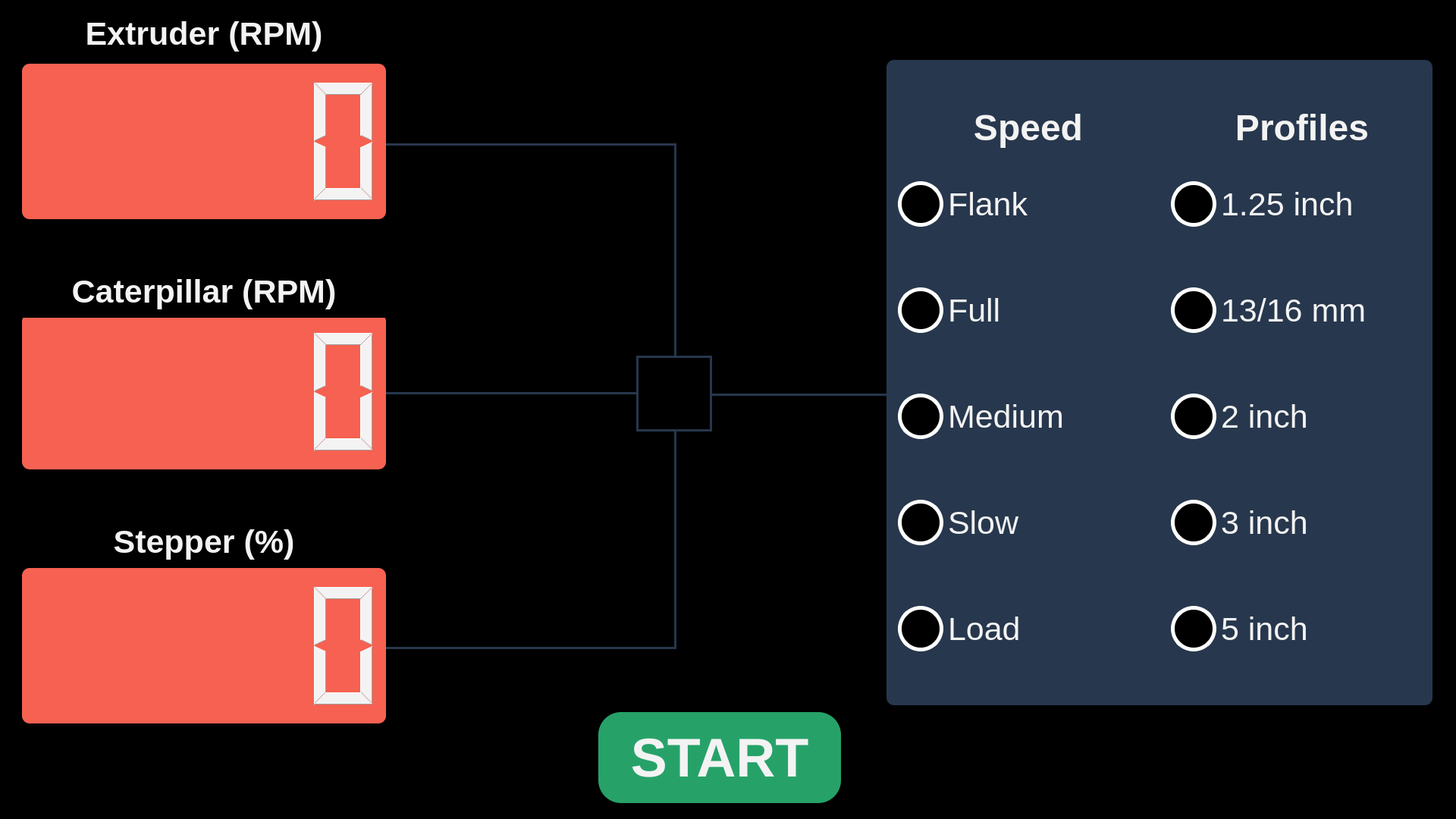
<?xml version="1.0" encoding="UTF-8"?>
<ui version="4.0">
 <class>MainWindow</class>
 <widget class="QMainWindow" name="MainWindow">
  <property name="geometry">
   <rect>
    <x>0</x>
    <y>0</y>
    <width>1920</width>
    <height>1080</height>
   </rect>
  </property>
  <property name="sizePolicy">
   <sizepolicy hsizetype="Preferred" vsizetype="Preferred">
    <horstretch>0</horstretch>
    <verstretch>0</verstretch>
   </sizepolicy>
  </property>
  <property name="minimumSize">
   <size>
    <width>1920</width>
    <height>1080</height>
   </size>
  </property>
  <property name="maximumSize">
   <size>
    <width>1920</width>
    <height>1080</height>
   </size>
  </property>
  <property name="windowTitle">
   <string>ControlPanelUI</string>
  </property>
  <property name="styleSheet">
   <string notr="true"/>
  </property>
  <widget class="QWidget" name="centralwidget">
   <property name="sizePolicy">
    <sizepolicy hsizetype="Preferred" vsizetype="Preferred">
     <horstretch>0</horstretch>
     <verstretch>0</verstretch>
    </sizepolicy>
   </property>
   <property name="minimumSize">
    <size>
     <width>1920</width>
     <height>1080</height>
    </size>
   </property>
   <property name="maximumSize">
    <size>
     <width>1920</width>
     <height>1080</height>
    </size>
   </property>
   <property name="styleSheet">
    <string notr="true">background-color: rgb(0, 0, 0);
color: rgb(243, 243, 243);</string>
   </property>
   <layout class="QVBoxLayout" name="verticalLayout_3">
    <item>
     <widget class="QStackedWidget" name="stackedWidget">
      <property name="minimumSize">
       <size>
        <width>1920</width>
        <height>1080</height>
       </size>
      </property>
      <property name="styleSheet">
       <string notr="true">border: none;</string>
      </property>
      <property name="lineWidth">
       <number>0</number>
      </property>
      <widget class="QWidget" name="runscreen">
       <property name="minimumSize">
        <size>
         <width>1920</width>
         <height>1080</height>
        </size>
       </property>
       <layout class="QHBoxLayout" name="horizontalLayout_7">
        <property name="leftMargin">
         <number>0</number>
        </property>
        <property name="topMargin">
         <number>0</number>
        </property>
        <property name="rightMargin">
         <number>0</number>
        </property>
        <property name="bottomMargin">
         <number>0</number>
        </property>
        <item>
         <widget class="QFrame" name="rs_main_frame">
          <property name="frameShape">
           <enum>QFrame::StyledPanel</enum>
          </property>
          <property name="frameShadow">
           <enum>QFrame::Raised</enum>
          </property>
          <property name="lineWidth">
           <number>1</number>
          </property>
          <widget class="QLCDNumber" name="extruder_lcd">
           <property name="geometry">
            <rect>
             <x>20</x>
             <y>75</y>
             <width>480</width>
             <height>205</height>
            </rect>
           </property>
           <property name="styleSheet">
            <string notr="true">background-color: rgb(246, 97, 81);
border-radius: 10px;</string>
           </property>
          </widget>
          <widget class="QPushButton" name="run_btn">
           <property name="geometry">
            <rect>
             <x>780</x>
             <y>930</y>
             <width>320</width>
             <height>120</height>
            </rect>
           </property>
           <property name="font">
            <font>
             <pointsize>54</pointsize>
             <weight>75</weight>
             <bold>true</bold>
            </font>
           </property>
           <property name="styleSheet">
            <string notr="true">background-color: rgb(38, 162, 105);
border-radius: 30px;</string>
           </property>
           <property name="text">
            <string>START</string>
           </property>
          </widget>
          <widget class="QLCDNumber" name="caterpillar_lcd">
           <property name="geometry">
            <rect>
             <x>20</x>
             <y>405</y>
             <width>480</width>
             <height>205</height>
            </rect>
           </property>
           <property name="styleSheet">
            <string notr="true">background-color: rgb(246, 97, 81);
border-radius: 10px;</string>
           </property>
          </widget>
          <widget class="QLCDNumber" name="stepper_lcd">
           <property name="geometry">
            <rect>
             <x>20</x>
             <y>740</y>
             <width>480</width>
             <height>205</height>
            </rect>
           </property>
           <property name="styleSheet">
            <string notr="true">background-color: rgb(246, 97, 81);
border-radius: 10px;</string>
           </property>
          </widget>
          <widget class="QLabel" name="label">
           <property name="geometry">
            <rect>
             <x>20</x>
             <y>0</y>
             <width>480</width>
             <height>70</height>
            </rect>
           </property>
           <property name="font">
            <font>
             <pointsize>32</pointsize>
             <weight>75</weight>
             <bold>true</bold>
            </font>
           </property>
           <property name="text">
            <string>Extruder (RPM)</string>
           </property>
           <property name="alignment">
            <set>Qt::AlignCenter</set>
           </property>
          </widget>
          <widget class="QLabel" name="label_2">
           <property name="geometry">
            <rect>
             <x>20</x>
             <y>340</y>
             <width>480</width>
             <height>70</height>
            </rect>
           </property>
           <property name="font">
            <font>
             <pointsize>32</pointsize>
             <weight>75</weight>
             <bold>true</bold>
            </font>
           </property>
           <property name="text">
            <string>Caterpillar (RPM)</string>
           </property>
           <property name="alignment">
            <set>Qt::AlignCenter</set>
           </property>
          </widget>
          <widget class="QLabel" name="label_3">
           <property name="geometry">
            <rect>
             <x>20</x>
             <y>670</y>
             <width>480</width>
             <height>70</height>
            </rect>
           </property>
           <property name="font">
            <font>
             <pointsize>32</pointsize>
             <weight>75</weight>
             <bold>true</bold>
            </font>
           </property>
           <property name="text">
            <string>Stepper (%)</string>
           </property>
           <property name="alignment">
            <set>Qt::AlignCenter</set>
           </property>
          </widget>
          <widget class="Line" name="hline2">
           <property name="geometry">
            <rect>
             <x>500</x>
             <y>508</y>
             <width>330</width>
             <height>3</height>
            </rect>
           </property>
           <property name="font">
            <font>
             <weight>50</weight>
             <bold>false</bold>
            </font>
           </property>
           <property name="styleSheet">
            <string notr="true">background-color: rgb(39, 55, 77);</string>
           </property>
           <property name="lineWidth">
            <number>1</number>
           </property>
           <property name="orientation">
            <enum>Qt::Horizontal</enum>
           </property>
          </widget>
          <widget class="QGroupBox" name="groupBox_3">
           <property name="geometry">
            <rect>
             <x>1160</x>
             <y>70</y>
             <width>720</width>
             <height>851</height>
            </rect>
           </property>
           <property name="font">
            <font>
             <pointsize>36</pointsize>
             <weight>75</weight>
             <bold>true</bold>
            </font>
           </property>
           <property name="focusPolicy">
            <enum>Qt::NoFocus</enum>
           </property>
           <property name="autoFillBackground">
            <bool>false</bool>
           </property>
           <property name="styleSheet">
            <string notr="true">background-color: rgb(39, 55, 77);
border-radius: 10px;</string>
           </property>
           <property name="title">
            <string/>
           </property>
           <property name="alignment">
            <set>Qt::AlignCenter</set>
           </property>
           <property name="flat">
            <bool>false</bool>
           </property>
           <widget class="QGroupBox" name="groupBox">
            <property name="geometry">
             <rect>
              <x>5</x>
              <y>60</y>
              <width>350</width>
              <height>771</height>
             </rect>
            </property>
            <property name="font">
             <font>
              <pointsize>36</pointsize>
              <weight>75</weight>
              <bold>true</bold>
             </font>
            </property>
            <property name="title">
             <string>Speed</string>
            </property>
            <property name="alignment">
             <set>Qt::AlignCenter</set>
            </property>
            <widget class="QRadioButton" name="flank_rbtn">
             <property name="geometry">
              <rect>
               <x>10</x>
               <y>80</y>
               <width>320</width>
               <height>100</height>
              </rect>
             </property>
             <property name="font">
              <font>
               <pointsize>32</pointsize>
              </font>
             </property>
             <property name="styleSheet">
              <string notr="true">QRadioButton::checked {
	background-color : rgb(63, 73, 127);   
}

QRadioButton::indicator {
    width: 50px;
    height: 50px;
    border-radius: 30px;
}

QRadioButton::indicator:checked {
    background-color: red;
    border: 5px solid white;
}

QRadioButton::indicator:unchecked {
    background-color: black;
    border: 5px solid white;
}</string>
             </property>
             <property name="text">
              <string>Flank</string>
             </property>
             <attribute name="buttonGroup">
              <string notr="true">buttonGroup</string>
             </attribute>
            </widget>
            <widget class="QRadioButton" name="full_rbtn">
             <property name="geometry">
              <rect>
               <x>10</x>
               <y>220</y>
               <width>320</width>
               <height>100</height>
              </rect>
             </property>
             <property name="font">
              <font>
               <pointsize>32</pointsize>
              </font>
             </property>
             <property name="styleSheet">
              <string notr="true">QRadioButton::checked {
	background-color : rgb(63, 73, 127);   
}

QRadioButton::indicator {
    width: 50px;
    height: 50px;
    border-radius: 30px;
}

QRadioButton::indicator:checked {
    background-color: red;
    border: 5px solid white;
}

QRadioButton::indicator:unchecked {
    background-color: black;
    border: 5px solid white;
}</string>
             </property>
             <property name="text">
              <string>Full</string>
             </property>
             <attribute name="buttonGroup">
              <string notr="true">buttonGroup</string>
             </attribute>
            </widget>
            <widget class="QRadioButton" name="medium_rbtn">
             <property name="geometry">
              <rect>
               <x>10</x>
               <y>360</y>
               <width>320</width>
               <height>100</height>
              </rect>
             </property>
             <property name="font">
              <font>
               <pointsize>32</pointsize>
              </font>
             </property>
             <property name="styleSheet">
              <string notr="true">QRadioButton::checked {
	background-color : rgb(63, 73, 127);   
}

QRadioButton::indicator {
    width: 50px;
    height: 50px;
    border-radius: 30px;
}

QRadioButton::indicator:checked {
    background-color: red;
    border: 5px solid white;
}

QRadioButton::indicator:unchecked {
    background-color: black;
    border: 5px solid white;
}</string>
             </property>
             <property name="text">
              <string>Medium</string>
             </property>
             <attribute name="buttonGroup">
              <string notr="true">buttonGroup</string>
             </attribute>
            </widget>
            <widget class="QRadioButton" name="slow_rbtn">
             <property name="geometry">
              <rect>
               <x>10</x>
               <y>500</y>
               <width>320</width>
               <height>100</height>
              </rect>
             </property>
             <property name="font">
              <font>
               <pointsize>32</pointsize>
              </font>
             </property>
             <property name="styleSheet">
              <string notr="true">QRadioButton::checked {
	background-color : rgb(63, 73, 127);   
}

QRadioButton::indicator {
    width: 50px;
    height: 50px;
    border-radius: 30px;
}

QRadioButton::indicator:checked {
    background-color: red;
    border: 5px solid white;
}

QRadioButton::indicator:unchecked {
    background-color: black;
    border: 5px solid white;
}</string>
             </property>
             <property name="text">
              <string>Slow</string>
             </property>
             <attribute name="buttonGroup">
              <string notr="true">buttonGroup</string>
             </attribute>
            </widget>
            <widget class="QRadioButton" name="load_rbtn">
             <property name="geometry">
              <rect>
               <x>10</x>
               <y>640</y>
               <width>320</width>
               <height>100</height>
              </rect>
             </property>
             <property name="font">
              <font>
               <pointsize>32</pointsize>
              </font>
             </property>
             <property name="styleSheet">
              <string notr="true">QRadioButton::checked {
	background-color : rgb(63, 73, 127);   
}

QRadioButton::indicator {
    width: 50px;
    height: 50px;
    border-radius: 30px;
}

QRadioButton::indicator:checked {
    background-color: red;
    border: 5px solid white;
}

QRadioButton::indicator:unchecked {
    background-color: black;
    border: 5px solid white;
}</string>
             </property>
             <property name="text">
              <string>Load</string>
             </property>
             <attribute name="buttonGroup">
              <string notr="true">buttonGroup</string>
             </attribute>
            </widget>
           </widget>
           <widget class="QGroupBox" name="groupBox_2">
            <property name="geometry">
             <rect>
              <x>365</x>
              <y>60</y>
              <width>350</width>
              <height>771</height>
             </rect>
            </property>
            <property name="font">
             <font>
              <pointsize>36</pointsize>
              <weight>75</weight>
              <bold>true</bold>
             </font>
            </property>
            <property name="title">
             <string>Profiles</string>
            </property>
            <property name="alignment">
             <set>Qt::AlignCenter</set>
            </property>
            <widget class="QRadioButton" name="profile1_rbtn">
             <property name="geometry">
              <rect>
               <x>10</x>
               <y>80</y>
               <width>320</width>
               <height>100</height>
              </rect>
             </property>
             <property name="font">
              <font>
               <pointsize>32</pointsize>
              </font>
             </property>
             <property name="styleSheet">
              <string notr="true">QRadioButton::checked {
	background-color : rgb(63, 73, 127);   
}

QRadioButton::indicator {
    width: 50px;
    height: 50px;
    border-radius: 30px;
}

QRadioButton::indicator:checked {
    background-color: red;
    border: 5px solid white;
}

QRadioButton::indicator:unchecked {
    background-color: black;
    border: 5px solid white;
}</string>
             </property>
             <property name="text">
              <string>1.25 inch</string>
             </property>
             <attribute name="buttonGroup">
              <string notr="true">buttonGroup_2</string>
             </attribute>
            </widget>
            <widget class="QRadioButton" name="profile2_rbtn">
             <property name="geometry">
              <rect>
               <x>10</x>
               <y>220</y>
               <width>320</width>
               <height>100</height>
              </rect>
             </property>
             <property name="font">
              <font>
               <pointsize>32</pointsize>
              </font>
             </property>
             <property name="styleSheet">
              <string notr="true">QRadioButton::checked {
	background-color : rgb(63, 73, 127);   
}

QRadioButton::indicator {
    width: 50px;
    height: 50px;
    border-radius: 30px;
}

QRadioButton::indicator:checked {
    background-color: red;
    border: 5px solid white;
}

QRadioButton::indicator:unchecked {
    background-color: black;
    border: 5px solid white;
}</string>
             </property>
             <property name="text">
              <string>13/16 mm</string>
             </property>
             <attribute name="buttonGroup">
              <string notr="true">buttonGroup_2</string>
             </attribute>
            </widget>
            <widget class="QRadioButton" name="profile3_rbtn">
             <property name="geometry">
              <rect>
               <x>10</x>
               <y>360</y>
               <width>320</width>
               <height>100</height>
              </rect>
             </property>
             <property name="font">
              <font>
               <pointsize>32</pointsize>
              </font>
             </property>
             <property name="styleSheet">
              <string notr="true">QRadioButton::checked {
	background-color : rgb(63, 73, 127);   
}

QRadioButton::indicator {
    width: 50px;
    height: 50px;
    border-radius: 30px;
}

QRadioButton::indicator:checked {
    background-color: red;
    border: 5px solid white;
}

QRadioButton::indicator:unchecked {
    background-color: black;
    border: 5px solid white;
}</string>
             </property>
             <property name="text">
              <string>2 inch</string>
             </property>
             <attribute name="buttonGroup">
              <string notr="true">buttonGroup_2</string>
             </attribute>
            </widget>
            <widget class="QRadioButton" name="profile4_rbtn">
             <property name="geometry">
              <rect>
               <x>10</x>
               <y>500</y>
               <width>320</width>
               <height>100</height>
              </rect>
             </property>
             <property name="font">
              <font>
               <pointsize>32</pointsize>
              </font>
             </property>
             <property name="styleSheet">
              <string notr="true">QRadioButton::checked {
	background-color : rgb(63, 73, 127);   
}

QRadioButton::indicator {
    width: 50px;
    height: 50px;
    border-radius: 30px;
}

QRadioButton::indicator:checked {
    background-color: red;
    border: 5px solid white;
}

QRadioButton::indicator:unchecked {
    background-color: black;
    border: 5px solid white;
}</string>
             </property>
             <property name="text">
              <string>3 inch</string>
             </property>
             <attribute name="buttonGroup">
              <string notr="true">buttonGroup_2</string>
             </attribute>
            </widget>
            <widget class="QRadioButton" name="profile5_rbtn">
             <property name="geometry">
              <rect>
               <x>10</x>
               <y>640</y>
               <width>320</width>
               <height>100</height>
              </rect>
             </property>
             <property name="font">
              <font>
               <pointsize>32</pointsize>
              </font>
             </property>
             <property name="styleSheet">
              <string notr="true">QRadioButton::checked {
	background-color : rgb(63, 73, 127);   
}

QRadioButton::indicator {
    width: 50px;
    height: 50px;
    border-radius: 30px;
}

QRadioButton::indicator:checked {
    background-color: red;
    border: 5px solid white;
}

QRadioButton::indicator:unchecked {
    background-color: black;
    border: 5px solid white;
}</string>
             </property>
             <property name="text">
              <string>5 inch</string>
             </property>
             <attribute name="buttonGroup">
              <string notr="true">buttonGroup_2</string>
             </attribute>
            </widget>
           </widget>
          </widget>
          <widget class="Line" name="hline1">
           <property name="geometry">
            <rect>
             <x>500</x>
             <y>180</y>
             <width>382</width>
             <height>3</height>
            </rect>
           </property>
           <property name="font">
            <font>
             <weight>50</weight>
             <bold>false</bold>
            </font>
           </property>
           <property name="styleSheet">
            <string notr="true">background-color: rgb(39, 55, 77);</string>
           </property>
           <property name="lineWidth">
            <number>1</number>
           </property>
           <property name="orientation">
            <enum>Qt::Horizontal</enum>
           </property>
          </widget>
          <widget class="Line" name="hline3">
           <property name="geometry">
            <rect>
             <x>500</x>
             <y>844</y>
             <width>382</width>
             <height>3</height>
            </rect>
           </property>
           <property name="font">
            <font>
             <weight>50</weight>
             <bold>false</bold>
            </font>
           </property>
           <property name="styleSheet">
            <string notr="true">background-color: rgb(39, 55, 77);</string>
           </property>
           <property name="lineWidth">
            <number>1</number>
           </property>
           <property name="orientation">
            <enum>Qt::Horizontal</enum>
           </property>
          </widget>
          <widget class="Line" name="hline4">
           <property name="geometry">
            <rect>
             <x>930</x>
             <y>510</y>
             <width>230</width>
             <height>3</height>
            </rect>
           </property>
           <property name="font">
            <font>
             <weight>50</weight>
             <bold>false</bold>
            </font>
           </property>
           <property name="styleSheet">
            <string notr="true">background-color: rgb(39, 55, 77);</string>
           </property>
           <property name="lineWidth">
            <number>1</number>
           </property>
           <property name="orientation">
            <enum>Qt::Horizontal</enum>
           </property>
          </widget>
          <widget class="Line" name="vline2">
           <property name="geometry">
            <rect>
             <x>880</x>
             <y>560</y>
             <width>3</width>
             <height>287</height>
            </rect>
           </property>
           <property name="styleSheet">
            <string notr="true">background-color: rgb(39, 55, 77);</string>
           </property>
           <property name="lineWidth">
            <number>1</number>
           </property>
           <property name="orientation">
            <enum>Qt::Vertical</enum>
           </property>
          </widget>
          <widget class="Line" name="vline1">
           <property name="geometry">
            <rect>
             <x>880</x>
             <y>180</y>
             <width>3</width>
             <height>283</height>
            </rect>
           </property>
           <property name="styleSheet">
            <string notr="true">background-color: rgb(39, 55, 77);</string>
           </property>
           <property name="lineWidth">
            <number>1</number>
           </property>
           <property name="orientation">
            <enum>Qt::Vertical</enum>
           </property>
          </widget>
          <widget class="QPushButton" name="extruder_up_btn">
           <property name="geometry">
            <rect>
             <x>520</x>
             <y>70</y>
             <width>100</width>
             <height>100</height>
            </rect>
           </property>
           <property name="styleSheet">
            <string notr="true">image: url(:/icons/up.svg);
QPushButton::focus {
	border: 3px solid green;
};</string>
           </property>
           <property name="text">
            <string/>
           </property>
          </widget>
          <widget class="QPushButton" name="extruder_down_btn">
           <property name="geometry">
            <rect>
             <x>520</x>
             <y>190</y>
             <width>100</width>
             <height>100</height>
            </rect>
           </property>
           <property name="styleSheet">
            <string notr="true">image: url(:/icons/down.svg);</string>
           </property>
           <property name="text">
            <string/>
           </property>
          </widget>
          <widget class="QPushButton" name="caterpillar_up_btn">
           <property name="geometry">
            <rect>
             <x>520</x>
             <y>400</y>
             <width>100</width>
             <height>100</height>
            </rect>
           </property>
           <property name="styleSheet">
            <string notr="true">image: url(:/icons/up.svg);</string>
           </property>
           <property name="text">
            <string/>
           </property>
          </widget>
          <widget class="QPushButton" name="caterpillar_down_btn">
           <property name="geometry">
            <rect>
             <x>520</x>
             <y>520</y>
             <width>100</width>
             <height>100</height>
            </rect>
           </property>
           <property name="styleSheet">
            <string notr="true">image: url(:/icons/down.svg);</string>
           </property>
           <property name="text">
            <string/>
           </property>
          </widget>
          <widget class="QPushButton" name="stepper_down_btn">
           <property name="geometry">
            <rect>
             <x>520</x>
             <y>860</y>
             <width>100</width>
             <height>100</height>
            </rect>
           </property>
           <property name="styleSheet">
            <string notr="true">image: url(:/icons/down.svg);</string>
           </property>
           <property name="text">
            <string/>
           </property>
          </widget>
          <widget class="QPushButton" name="stepper_up_btn">
           <property name="geometry">
            <rect>
             <x>520</x>
             <y>730</y>
             <width>100</width>
             <height>100</height>
            </rect>
           </property>
           <property name="styleSheet">
            <string notr="true">image: url(:/icons/up.svg);</string>
           </property>
           <property name="text">
            <string/>
           </property>
          </widget>
          <widget class="QPushButton" name="linkbtn">
           <property name="geometry">
            <rect>
             <x>830</x>
             <y>460</y>
             <width>100</width>
             <height>100</height>
            </rect>
           </property>
           <property name="styleSheet">
            <string notr="true">image: url(:/icons/link.svg);
border: 3px solid rgb(39, 55, 77);</string>
           </property>
           <property name="text">
            <string/>
           </property>
          </widget>
          <widget class="QPushButton" name="settings_btn">
           <property name="geometry">
            <rect>
             <x>1760</x>
             <y>950</y>
             <width>100</width>
             <height>100</height>
            </rect>
           </property>
           <property name="styleSheet">
            <string notr="true">image: url(:/icons/gear.svg);</string>
           </property>
           <property name="text">
            <string/>
           </property>
          </widget>
         </widget>
        </item>
       </layout>
      </widget>
      <widget class="QWidget" name="settingsscreen">
       <layout class="QHBoxLayout" name="horizontalLayout">
        <property name="leftMargin">
         <number>0</number>
        </property>
        <property name="topMargin">
         <number>0</number>
        </property>
        <property name="rightMargin">
         <number>0</number>
        </property>
        <property name="bottomMargin">
         <number>0</number>
        </property>
        <item>
         <widget class="QFrame" name="ss_main_frame">
          <property name="frameShape">
           <enum>QFrame::StyledPanel</enum>
          </property>
          <property name="frameShadow">
           <enum>QFrame::Raised</enum>
          </property>
          <widget class="QLabel" name="ss_header_lbl">
           <property name="geometry">
            <rect>
             <x>760</x>
             <y>0</y>
             <width>400</width>
             <height>120</height>
            </rect>
           </property>
           <property name="font">
            <font>
             <pointsize>54</pointsize>
             <weight>75</weight>
             <bold>true</bold>
            </font>
           </property>
           <property name="text">
            <string>Settings</string>
           </property>
           <property name="alignment">
            <set>Qt::AlignCenter</set>
           </property>
          </widget>
          <widget class="QPushButton" name="ss_back_btn">
           <property name="geometry">
            <rect>
             <x>1760</x>
             <y>950</y>
             <width>100</width>
             <height>100</height>
            </rect>
           </property>
           <property name="styleSheet">
            <string notr="true">image: url(:/icons/back.svg);</string>
           </property>
           <property name="text">
            <string/>
           </property>
          </widget>
          <widget class="QComboBox" name="ss_profiles_cbox">
           <property name="geometry">
            <rect>
             <x>20</x>
             <y>200</y>
             <width>281</width>
             <height>100</height>
            </rect>
           </property>
           <property name="font">
            <font>
             <pointsize>38</pointsize>
            </font>
           </property>
           <property name="autoFillBackground">
            <bool>false</bool>
           </property>
           <property name="styleSheet">
            <string notr="true">QComboBox {
	color: #d3dae3;
	background-color: #222b2e;
	border-width: 1px;
	border-style: solid;
	border-color: #4fa08b;
}
QComboBox::down-arrow {
    image: url(:/icons/down.svg); 
}
QComboBox::drop-down {
    width: 90px;
}
</string>
           </property>
           <item>
            <property name="text">
             <string>1</string>
            </property>
           </item>
           <item>
            <property name="text">
             <string>2</string>
            </property>
           </item>
           <item>
            <property name="text">
             <string>3</string>
            </property>
           </item>
          </widget>
          <widget class="QLabel" name="ss_profiles_lbl">
           <property name="geometry">
            <rect>
             <x>20</x>
             <y>120</y>
             <width>281</width>
             <height>75</height>
            </rect>
           </property>
           <property name="font">
            <font>
             <pointsize>38</pointsize>
             <weight>75</weight>
             <bold>true</bold>
            </font>
           </property>
           <property name="text">
            <string>Profiles</string>
           </property>
          </widget>
          <widget class="QLabel" name="ss_maxerpm_lbl">
           <property name="geometry">
            <rect>
             <x>760</x>
             <y>140</y>
             <width>300</width>
             <height>55</height>
            </rect>
           </property>
           <property name="font">
            <font>
             <pointsize>30</pointsize>
            </font>
           </property>
           <property name="text">
            <string>Max E RPM</string>
           </property>
           <property name="alignment">
            <set>Qt::AlignCenter</set>
           </property>
          </widget>
          <widget class="QLabel" name="ss_crpmfactor_lbl">
           <property name="geometry">
            <rect>
             <x>1090</x>
             <y>140</y>
             <width>300</width>
             <height>55</height>
            </rect>
           </property>
           <property name="font">
            <font>
             <pointsize>30</pointsize>
            </font>
           </property>
           <property name="text">
            <string>C RPM Factor</string>
           </property>
           <property name="alignment">
            <set>Qt::AlignCenter</set>
           </property>
          </widget>
          <widget class="QLabel" name="ss_colorfactor_lbl">
           <property name="geometry">
            <rect>
             <x>1410</x>
             <y>140</y>
             <width>300</width>
             <height>55</height>
            </rect>
           </property>
           <property name="font">
            <font>
             <pointsize>30</pointsize>
            </font>
           </property>
           <property name="text">
            <string>Color Factor (%)</string>
           </property>
           <property name="alignment">
            <set>Qt::AlignCenter</set>
           </property>
          </widget>
          <widget class="QLineEdit" name="ss_maxerpm_ledit">
           <property name="geometry">
            <rect>
             <x>770</x>
             <y>200</y>
             <width>300</width>
             <height>100</height>
            </rect>
           </property>
           <property name="font">
            <font>
             <pointsize>36</pointsize>
            </font>
           </property>
           <property name="styleSheet">
            <string notr="true">QLineEdit {
	border-width: 1px;
	border-style: solid;
	border-color: #4fa08b;
	background-color: #222b2e;
	color: #d3dae3;
}</string>
           </property>
           <property name="inputMethodHints">
            <set>Qt::ImhDigitsOnly</set>
           </property>
          </widget>
          <widget class="QLineEdit" name="ss_crpmfactor_ledit">
           <property name="geometry">
            <rect>
             <x>1090</x>
             <y>200</y>
             <width>300</width>
             <height>100</height>
            </rect>
           </property>
           <property name="font">
            <font>
             <pointsize>36</pointsize>
            </font>
           </property>
           <property name="styleSheet">
            <string notr="true">QLineEdit {
	border-width: 1px;
	border-style: solid;
	border-color: #4fa08b;
	background-color: #222b2e;
	color: #d3dae3;
}</string>
           </property>
           <property name="inputMethodHints">
            <set>Qt::ImhDigitsOnly</set>
           </property>
          </widget>
          <widget class="QLineEdit" name="ss_colorfactor_ledit">
           <property name="geometry">
            <rect>
             <x>1410</x>
             <y>200</y>
             <width>300</width>
             <height>100</height>
            </rect>
           </property>
           <property name="font">
            <font>
             <pointsize>36</pointsize>
            </font>
           </property>
           <property name="styleSheet">
            <string notr="true">QLineEdit {
	border-width: 1px;
	border-style: solid;
	border-color: #4fa08b;
	background-color: #222b2e;
	color: #d3dae3;
}</string>
           </property>
           <property name="inputMethodHints">
            <set>Qt::ImhDigitsOnly</set>
           </property>
          </widget>
          <widget class="QPushButton" name="ss_profile_editsave_btn">
           <property name="geometry">
            <rect>
             <x>1760</x>
             <y>200</y>
             <width>100</width>
             <height>100</height>
            </rect>
           </property>
           <property name="font">
            <font>
             <pointsize>36</pointsize>
             <weight>75</weight>
             <bold>true</bold>
            </font>
           </property>
           <property name="styleSheet">
            <string notr="true">image: url(:/icons/edit.svg);
border: 1px solid #4fa08b;</string>
           </property>
           <property name="text">
            <string/>
           </property>
          </widget>
          <widget class="QLabel" name="ss_diameter_lbl">
           <property name="geometry">
            <rect>
             <x>360</x>
             <y>140</y>
             <width>391</width>
             <height>55</height>
            </rect>
           </property>
           <property name="font">
            <font>
             <pointsize>30</pointsize>
            </font>
           </property>
           <property name="text">
            <string>Diameter</string>
           </property>
           <property name="alignment">
            <set>Qt::AlignCenter</set>
           </property>
          </widget>
          <widget class="QLineEdit" name="ss_diameter_ledit">
           <property name="geometry">
            <rect>
             <x>360</x>
             <y>200</y>
             <width>201</width>
             <height>100</height>
            </rect>
           </property>
           <property name="font">
            <font>
             <pointsize>36</pointsize>
            </font>
           </property>
           <property name="styleSheet">
            <string notr="true">QLineEdit {
	border: 1px solid #4fa08b;
	background-color: #222b2e;
	color: #d3dae3;
}</string>
           </property>
           <property name="inputMethodHints">
            <set>Qt::ImhDigitsOnly</set>
           </property>
          </widget>
          <widget class="QComboBox" name="ss_unit_cbox">
           <property name="geometry">
            <rect>
             <x>560</x>
             <y>200</y>
             <width>191</width>
             <height>100</height>
            </rect>
           </property>
           <property name="font">
            <font>
             <pointsize>36</pointsize>
            </font>
           </property>
           <property name="styleSheet">
            <string notr="true">QComboBox {
	color: #d3dae3;
	background-color: #222b2e;
	border-width: 1px;
	border-style: solid;
	border-color: #4fa08b;
}
QComboBox::down-arrow {
    image: url(:/icons/down.svg); 
}
QComboBox::drop-down {
    width: 90px;
}
</string>
           </property>
           <item>
            <property name="text">
             <string>mm</string>
            </property>
           </item>
           <item>
            <property name="text">
             <string>cm</string>
            </property>
           </item>
           <item>
            <property name="text">
             <string>inch</string>
            </property>
           </item>
          </widget>
          <widget class="QComboBox" name="ss_profiles_cbox_2">
           <property name="geometry">
            <rect>
             <x>20</x>
             <y>410</y>
             <width>281</width>
             <height>100</height>
            </rect>
           </property>
           <property name="font">
            <font>
             <pointsize>38</pointsize>
            </font>
           </property>
           <property name="autoFillBackground">
            <bool>false</bool>
           </property>
           <property name="styleSheet">
            <string notr="true">QComboBox {
	color: #d3dae3;
	background-color: #222b2e;
	border-width: 1px;
	border-style: solid;
	border-color: #4fa08b;
}
QComboBox::down-arrow {
    image: url(:/icons/down.svg); 
}
QComboBox::drop-down {
    width: 90px;
}
</string>
           </property>
           <item>
            <property name="text">
             <string>Flank</string>
            </property>
           </item>
           <item>
            <property name="text">
             <string>Full</string>
            </property>
           </item>
           <item>
            <property name="text">
             <string>Medium</string>
            </property>
           </item>
           <item>
            <property name="text">
             <string>Slow</string>
            </property>
           </item>
           <item>
            <property name="text">
             <string>Load</string>
            </property>
           </item>
          </widget>
          <widget class="QLabel" name="ss_profiles_lbl_2">
           <property name="geometry">
            <rect>
             <x>20</x>
             <y>330</y>
             <width>281</width>
             <height>75</height>
            </rect>
           </property>
           <property name="font">
            <font>
             <pointsize>38</pointsize>
             <weight>75</weight>
             <bold>true</bold>
            </font>
           </property>
           <property name="text">
            <string>Speed</string>
           </property>
          </widget>
          <widget class="QLabel" name="ss_maxerpm_lbl_2">
           <property name="geometry">
            <rect>
             <x>350</x>
             <y>350</y>
             <width>300</width>
             <height>55</height>
            </rect>
           </property>
           <property name="font">
            <font>
             <pointsize>30</pointsize>
            </font>
           </property>
           <property name="text">
            <string>???</string>
           </property>
           <property name="alignment">
            <set>Qt::AlignCenter</set>
           </property>
          </widget>
          <widget class="QLineEdit" name="ss_maxerpm_ledit_2">
           <property name="geometry">
            <rect>
             <x>360</x>
             <y>410</y>
             <width>381</width>
             <height>100</height>
            </rect>
           </property>
           <property name="font">
            <font>
             <pointsize>36</pointsize>
            </font>
           </property>
           <property name="styleSheet">
            <string notr="true">QLineEdit {
	border-width: 1px;
	border-style: solid;
	border-color: #4fa08b;
	background-color: #222b2e;
	color: #d3dae3;
}</string>
           </property>
           <property name="inputMethodHints">
            <set>Qt::ImhNone</set>
           </property>
          </widget>
          <widget class="QLabel" name="ss_crpmfactor_lbl_2">
           <property name="geometry">
            <rect>
             <x>1080</x>
             <y>350</y>
             <width>300</width>
             <height>55</height>
            </rect>
           </property>
           <property name="font">
            <font>
             <pointsize>30</pointsize>
            </font>
           </property>
           <property name="text">
            <string>???</string>
           </property>
           <property name="alignment">
            <set>Qt::AlignCenter</set>
           </property>
          </widget>
          <widget class="QLabel" name="ss_colorfactor_lbl_2">
           <property name="geometry">
            <rect>
             <x>1400</x>
             <y>350</y>
             <width>300</width>
             <height>55</height>
            </rect>
           </property>
           <property name="font">
            <font>
             <pointsize>30</pointsize>
            </font>
           </property>
           <property name="text">
            <string>??</string>
           </property>
           <property name="alignment">
            <set>Qt::AlignCenter</set>
           </property>
          </widget>
          <widget class="QLabel" name="ss_maxerpm_lbl_3">
           <property name="geometry">
            <rect>
             <x>750</x>
             <y>350</y>
             <width>300</width>
             <height>55</height>
            </rect>
           </property>
           <property name="font">
            <font>
             <pointsize>30</pointsize>
            </font>
           </property>
           <property name="text">
            <string>???</string>
           </property>
           <property name="alignment">
            <set>Qt::AlignCenter</set>
           </property>
          </widget>
          <widget class="QLineEdit" name="ss_colorfactor_ledit_2">
           <property name="geometry">
            <rect>
             <x>1400</x>
             <y>410</y>
             <width>300</width>
             <height>100</height>
            </rect>
           </property>
           <property name="font">
            <font>
             <pointsize>36</pointsize>
            </font>
           </property>
           <property name="styleSheet">
            <string notr="true">QLineEdit {
	border-width: 1px;
	border-style: solid;
	border-color: #4fa08b;
	background-color: #222b2e;
	color: #d3dae3;
}</string>
           </property>
           <property name="inputMethodHints">
            <set>Qt::ImhNone</set>
           </property>
          </widget>
          <widget class="QLineEdit" name="ss_crpmfactor_ledit_2">
           <property name="geometry">
            <rect>
             <x>1080</x>
             <y>410</y>
             <width>300</width>
             <height>100</height>
            </rect>
           </property>
           <property name="font">
            <font>
             <pointsize>36</pointsize>
            </font>
           </property>
           <property name="styleSheet">
            <string notr="true">QLineEdit {
	border-width: 1px;
	border-style: solid;
	border-color: #4fa08b;
	background-color: #222b2e;
	color: #d3dae3;
}</string>
           </property>
           <property name="inputMethodHints">
            <set>Qt::ImhNone</set>
           </property>
          </widget>
          <widget class="QLineEdit" name="ss_maxerpm_ledit_3">
           <property name="geometry">
            <rect>
             <x>760</x>
             <y>410</y>
             <width>300</width>
             <height>100</height>
            </rect>
           </property>
           <property name="font">
            <font>
             <pointsize>36</pointsize>
            </font>
           </property>
           <property name="styleSheet">
            <string notr="true">QLineEdit {
	border-width: 1px;
	border-style: solid;
	border-color: #4fa08b;
	background-color: #222b2e;
	color: #d3dae3;
}</string>
           </property>
           <property name="inputMethodHints">
            <set>Qt::ImhNone</set>
           </property>
          </widget>
          <widget class="QPushButton" name="ss_profile_editsave_btn_2">
           <property name="geometry">
            <rect>
             <x>1760</x>
             <y>410</y>
             <width>100</width>
             <height>100</height>
            </rect>
           </property>
           <property name="font">
            <font>
             <pointsize>36</pointsize>
             <weight>75</weight>
             <bold>true</bold>
            </font>
           </property>
           <property name="styleSheet">
            <string notr="true">image: url(:/icons/edit.svg);
border: 1px solid #4fa08b;</string>
           </property>
           <property name="text">
            <string/>
           </property>
          </widget>
         </widget>
        </item>
       </layout>
      </widget>
     </widget>
    </item>
   </layout>
  </widget>
 </widget>
 <resources/>
 <connections/>
 <buttongroups>
  <buttongroup name="buttonGroup_2"/>
  <buttongroup name="buttonGroup"/>
 </buttongroups>
</ui>
